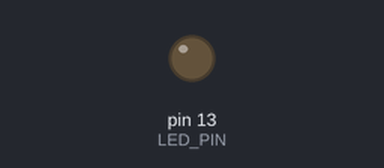
Recording of a sketch running on a simulated Arduino Uno, built with avr-gcc and run on an emulated ATmega328P. Shown: output pins drawn as LEDs (lit = HIGH). What the sketch prints to the serial monitor is not drawn.

Above: at 0.06 s.
At 39.33 s:
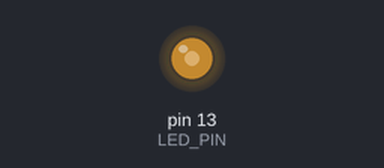
Timing chart, 0 to 39.6 s (numbered marks = the images above):
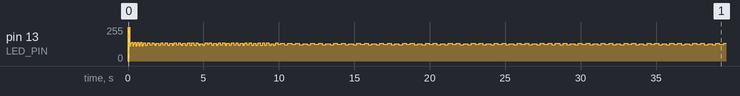

The sketch:

MPU9150_raw.ino
```cpp
// I2C device class (I2Cdev) demonstration Arduino sketch for MPU9150
// 1/4/2013 original by Jeff Rowberg <jeff@rowberg.net> at https://github.com/jrowberg/i2cdevlib
//          modified by Aaron Weiss <aaron@sparkfun.com>
//
// Changelog:
//     2011-10-07 - initial release
//     2013-1-4 - added raw magnetometer output

/* ============================================
I2Cdev device library code is placed under the MIT license

Permission is hereby granted, free of charge, to any person obtaining a copy
of this software and associated documentation files (the "Software"), to deal
in the Software without restriction, including without limitation the rights
to use, copy, modify, merge, publish, distribute, sublicense, and/or sell
copies of the Software, and to permit persons to whom the Software is
furnished to do so, subject to the following conditions:

The above copyright notice and this permission notice shall be included in
all copies or substantial portions of the Software.

THE SOFTWARE IS PROVIDED "AS IS", WITHOUT WARRANTY OF ANY KIND, EXPRESS OR
IMPLIED, INCLUDING BUT NOT LIMITED TO THE WARRANTIES OF MERCHANTABILITY,
FITNESS FOR A PARTICULAR PURPOSE AND NONINFRINGEMENT. IN NO EVENT SHALL THE
AUTHORS OR COPYRIGHT HOLDERS BE LIABLE FOR ANY CLAIM, DAMAGES OR OTHER
LIABILITY, WHETHER IN AN ACTION OF CONTRACT, TORT OR OTHERWISE, ARISING FROM,
OUT OF OR IN CONNECTION WITH THE SOFTWARE OR THE USE OR OTHER DEALINGS IN
THE SOFTWARE.
===============================================
*/

// Arduino Wire library is required if I2Cdev I2CDEV_ARDUINO_WIRE implementation
// is used in I2Cdev.h
#include "Wire.h"

// I2Cdev and MPU6050 must be installed as libraries, or else the .cpp/.h files
// for both classes must be in the include path of your project
#include "I2Cdev.h"
#include "MPU6050.h"

// class default I2C address is 0x68
// specific I2C addresses may be passed as a parameter here
// AD0 low = 0x68 (default for InvenSense evaluation board)
// AD0 high = 0x69
MPU6050 accelgyro;

int16_t ax, ay, az;
int16_t gx, gy, gz;
int16_t mx, my, mz;
unsigned long time;

#define LED_PIN 13
bool blinkState = false;

String serial_msg;

void setup() {
    // join I2C bus (I2Cdev library doesn't do this automatically)
    Wire.begin();

    // initialize serial communication
    // (38400 chosen because it works as well at 8MHz as it does at 16MHz, but
    // it's really up to you depending on your project)
    Serial.begin(38400);

    // initialize device
    Serial.println("Initializing I2C devices...");
    accelgyro.initialize();

    // verify connection
    Serial.println("Testing device connections...");
    Serial.println(accelgyro.testConnection() ? "MPU6050 connection successful" : "MPU6050 connection failed");
    serial_msg = String();
    // configure Arduino LED for
    pinMode(LED_PIN, OUTPUT);
}

void loop() {
    // read raw accel/gyro measurements from device
    accelgyro.getMotion9(&ax, &ay, &az, &gx, &gy, &gz, &mx, &my, &mz);

    // these methods (and a few others) are also available
    //accelgyro.getAcceleration(&ax, &ay, &az);
    //accelgyro.getRotation(&gx, &gy, &gz);

    // display tab-separated accel/gyro x/y/z valuesSerial.print("Time: ");
    time = millis();
    //prints time since program started

    serial_msg = "";
    serial_msg = serial_msg + "Time:";
    serial_msg = serial_msg + time;serial_msg = serial_msg + "\t";
    serial_msg = serial_msg + "a/g/m:";
    serial_msg = serial_msg + ax;serial_msg = serial_msg + "|";
    serial_msg = serial_msg + ay;serial_msg = serial_msg + "|";
    serial_msg = serial_msg + az;serial_msg = serial_msg + "|";
    serial_msg = serial_msg + gx;serial_msg = serial_msg + "|";
    serial_msg = serial_msg + gy;serial_msg = serial_msg + "|";
    serial_msg = serial_msg + gz;serial_msg = serial_msg + "|";
    serial_msg = serial_msg + mx;serial_msg = serial_msg + "|";
    serial_msg = serial_msg + my;serial_msg = serial_msg + "|";
    serial_msg = serial_msg + mz;serial_msg = serial_msg + "|";
    Serial.println(serial_msg);


    /*
    Serial.print("Time: ");
    Serial.print(time); Serial.print("\t");
    Serial.print("a/g/m:\t");
    Serial.print(ax); Serial.print("\t");
    Serial.print(ay); Serial.print("\t");
    Serial.print(az); Serial.print("\t");
    Serial.print(gx); Serial.print("\t");
    Serial.print(gy); Serial.print("\t");
    Serial.print(gz); Serial.print("\t");
    Serial.print(mx); Serial.print("\t");
    Serial.print(my); Serial.print("\t");
    Serial.println(mz);
  */
    // blink LED to indicate activity
    blinkState = !blinkState;
    digitalWrite(LED_PIN, blinkState);
}
```
